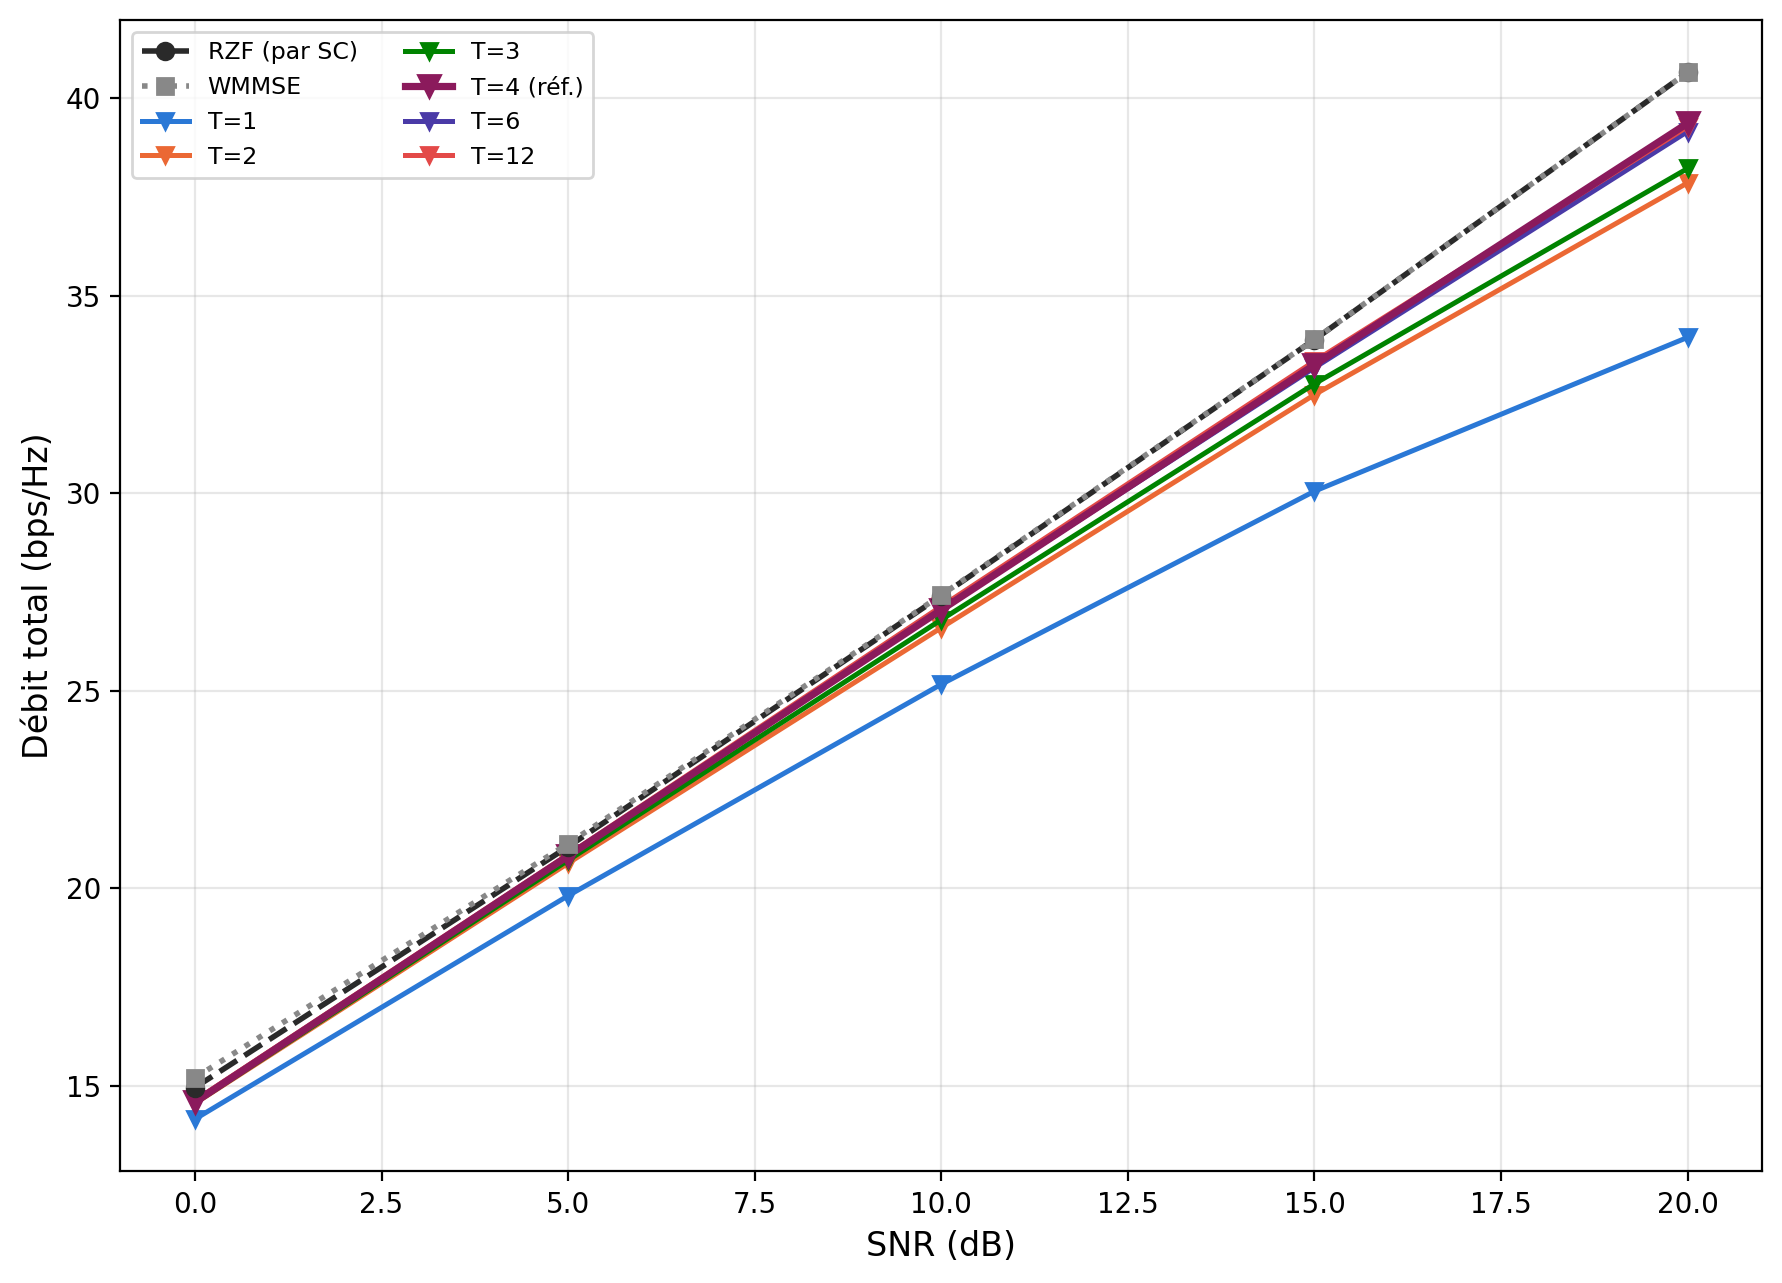

Write Python code to recreate this figure.
"""
figC_tsweep_seedfix.py -- T-sweep (T=1,2,3,4,6,12) regenere avec les
donnees corrigees (seed reel + canal PARTAGE entre RZF/WMMSE et les 6 T
+ 4 bugs verifies, cf. cible 2 de la tache de reverification
systematique) :
final/results/tsweep_seedfix_perfect_manual_20260820_143911.json

Simplifie par rapport a l'original figC_sumrate_snr_T.py : ne reproduit
PAS la comparaison "RZF groupe a compression equivalente par T" (concept
hors perimetre des donnees corrigees disponibles ici) -- seulement TA-RB
par T vs RZF-SC/WMMSE de reference, mais desormais sur EXACTEMENT le
meme canal pour tous (contrairement a l'original qui tirait un canal
independant par T).
"""
import json
import matplotlib
matplotlib.use('Agg')
import matplotlib.pyplot as plt

DATA_DIR = '../../'

T_VALUES = [1, 2, 3, 4, 6, 12]
T_RECOMMENDED = 4
T_COLORS = {1: '#2a78d6', 2: '#eb6834', 3: '#008300', 4: '#8b1a5c',
            6: '#4a3aa7', 12: '#e34948'}

d = json.load(open(DATA_DIR + 'tsweep_seedfix_perfect_manual_20260820_143911.json'))
t = d['table']
snr = t['snr']

fig, ax = plt.subplots(figsize=(9, 6.5))

ax.plot(snr, t['rzf_sc'], color='#2a2a2a', marker='o', linestyle='--',
        linewidth=2, markersize=6, label='RZF (par SC)', zorder=5)
ax.plot(snr, t['wmmse'], color='#888888', marker='s', linestyle=':',
        linewidth=2, markersize=6, label='WMMSE', zorder=5)

for T in T_VALUES:
    c = T_COLORS[T]
    is_ref = (T == T_RECOMMENDED)
    key = f'T{T}'
    ax.plot(snr, t[key], color=c, marker='v', linestyle='-',
            linewidth=2.6 if is_ref else 1.8, markersize=8 if is_ref else 6,
            label=f'T={T}' + (' (réf.)' if is_ref else ''), zorder=4 if is_ref else 3)

ax.set_xlabel('SNR (dB)', fontsize=12)
ax.set_ylabel('Débit total (bps/Hz)', fontsize=12)
ax.legend(fontsize=8.5, loc='upper left', ncol=2)
ax.grid(True, alpha=0.3)
fig.tight_layout()
fig.savefig('figC_tsweep_seedfix.png', dpi=200, bbox_inches='tight')
fig.savefig('figC_tsweep_seedfix.pdf', bbox_inches='tight')
plt.close(fig)
print('OK -> figC_tsweep_seedfix.{png,pdf}')
